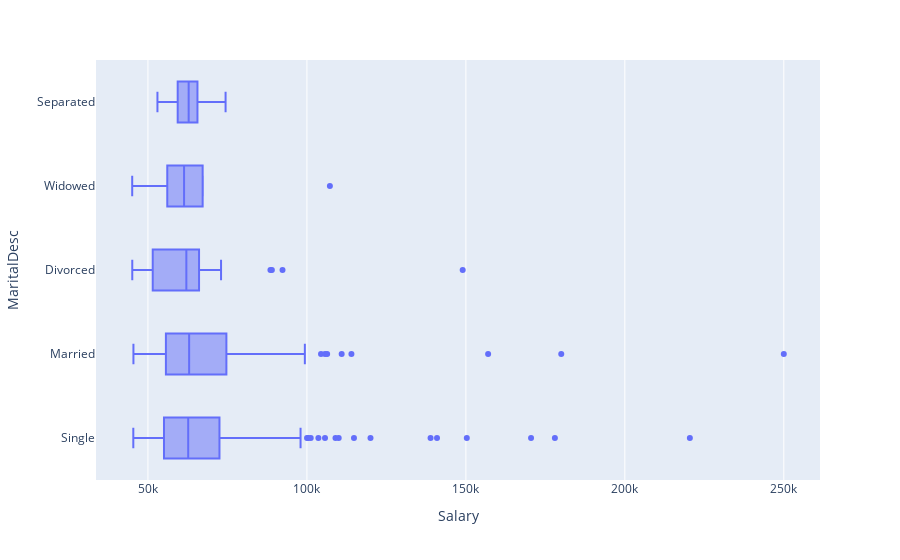

Here is the notebook cell this chart was saved with:
### Markdown cell above
Le posizioni lavorative ricoperte in maggioranza tra gli outlier del gruppo *White* sono quelle di *Database Administrator* e *Software Engineer*, ma nel gruppo rientra anche colei che ricopre il ruolo di *President & CEO*. Gli outlier del gruppo in questione sono anche uniformemente distribuiti dal punto di vista del genere, con 11 donne e 10 uomini in totale. Al contrario invece, dei 6 outlier che caratterizzano il gruppo *Black or African American*, solo uno è di sesso femminile ed i restanti 5 sono uomini. In questo caso, la maggior parte degli impiegati del gruppo ricopre diversi ruoli identificati sotto la posizione di *IT Manager*.

### Code cell
plt.show()
fig = px.box(df,x = 'Salary', y ='MaritalDesc')
fig.show()

### Figure 1 — Plotly figure (JSON) as saved in the notebook; plotly's stock layout.template omitted (floating-point values rounded to 4 significant figures; data arrays with more than 128 entries replaced by an {"elided": "..."} marker saying what was removed)
{"data": [{"alignmentgroup": "True", "hovertemplate": "Salary=%{x}<br>MaritalDesc=%{y}<extra></extra>", "legendgroup": "", "marker": {"color": "#636efa"}, "name": "", "notched": false, "offsetgroup": "", "orientation": "h", "showlegend": false, "type": "box", "x": {"elided": "311 int values"}, "x0": " ", "xaxis": "x", "y": {"elided": "311 str values"}, "y0": " ", "yaxis": "y"}], "layout": {"boxmode": "group", "legend": {"tracegroupgap": 0}, "margin": {"t": 60}, "xaxis": {"anchor": "y", "domain": [0, 1], "title": {"text": "Salary"}}, "yaxis": {"anchor": "x", "domain": [0, 1], "title": {"text": "MaritalDesc"}}}}
